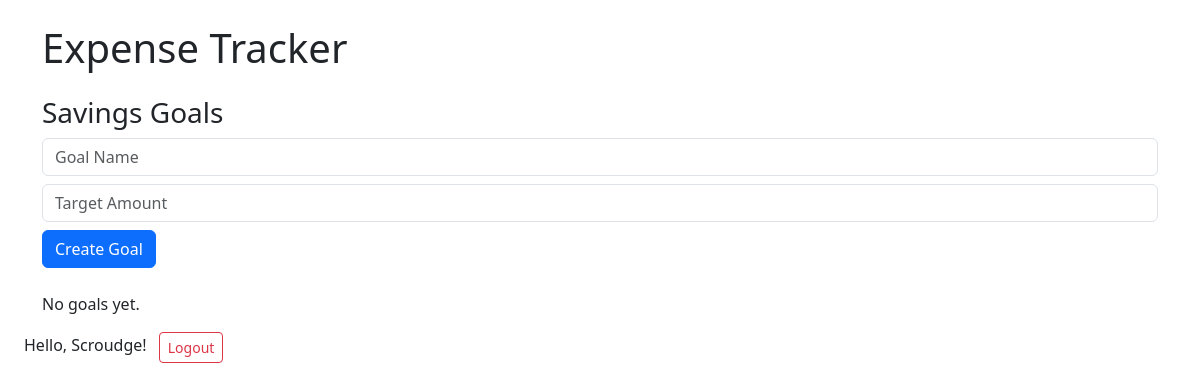
The page /goals (signed in) on the database as committed earlier.
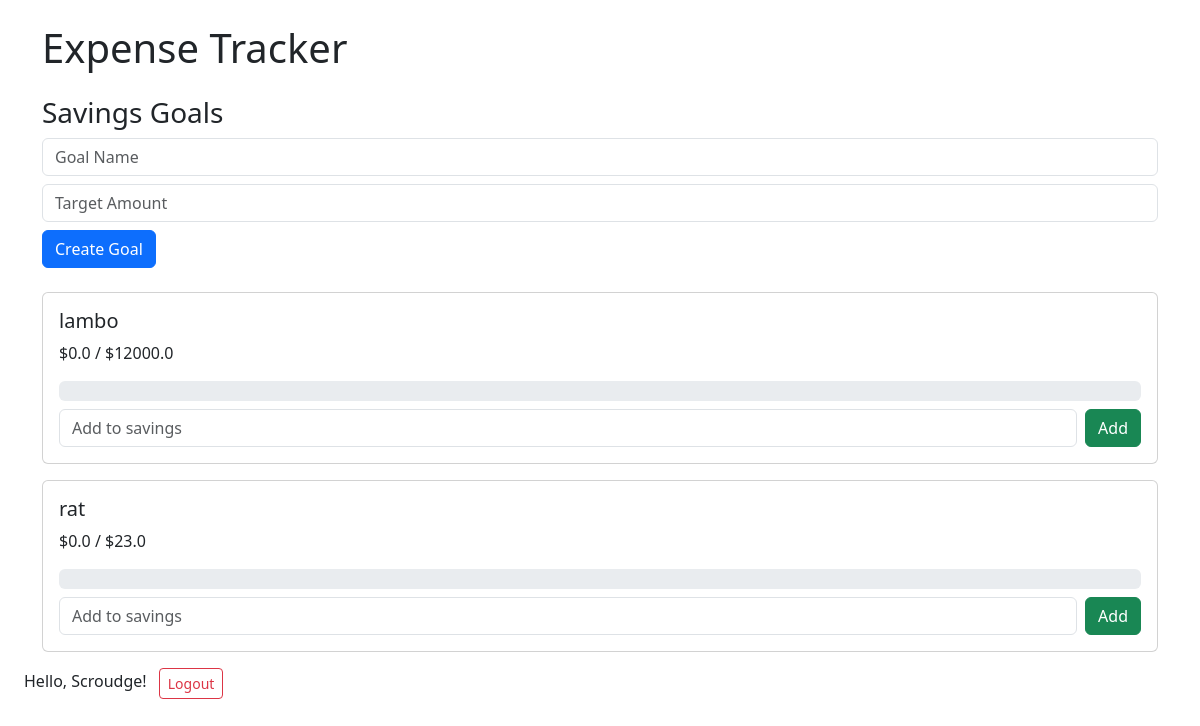
The same page on the database as committed later.
### app.py (models this page shows)
class SavingGoal(db.Model):
    id = db.Column(db.Integer, primary_key=True)
    name = db.Column(db.String(100), nullable=False)
    target_amount = db.Column(db.Float, nullable=False)
    saved_amount = db.Column(db.Float, default=0.0)
    user_id = db.Column(db.Integer, db.ForeignKey('user.id'), nullable=False)

### app.py (the view, shortened to what this page needs)
@app.route('/goals', methods=['GET', 'POST'])
@login_required
def goals():
    goals = SavingGoal.query.filter_by(user_id=current_user.id).all()
    return render_template('goals.html', goals=goals)

### app.py (called while the page is built)
@login_manager.user_loader
def load_user(user_id):
    return User.query.get(int(user_id))

### templates/goals.html (shortened to what this page needs)
{% extends "base.html" %}
{% block content %}
<h3>Savings Goals</h3>
<form method="POST" class="mb-4">
    <input type="text" name="name" placeholder="Goal Name" class="form-control mb-2" required>
    <input type="number" name="target" step="0.01" placeholder="Target Amount" class="form-control mb-2" required>
    <button type="submit" class="btn btn-primary">Create Goal</button>
</form>
{% for goal in goals %}
<div class="card mb-3 p-3">
    <h5>{{ goal.name }}</h5>
    <p>${{ goal.saved_amount }} / ${{ goal.target_amount }}</p>
    <div class="progress mb-2" style="height: 20px;">
    </div>
    <form method="POST" action="{{ url_for('add_saving', goal_id=goal.id) }}" class="d-flex gap-2">
        <input type="number" name="amount" step="0.01" placeholder="Add to savings" class="form-control" required>
        <button type="submit" class="btn btn-success">Add</button>
    </form>
</div>
{% else %}
<p>No goals yet.</p>
{% endfor %}
{% endblock %}

Rows that differ between the two databases and show on the page:
added SavingGoal: name "lambo", saved_amount "0.0", target_amount "12000.0"
added SavingGoal: name "rat", saved_amount "0.0", target_amount "23.0"
Other text that changed with them:
text no longer shown: "No goals yet."
